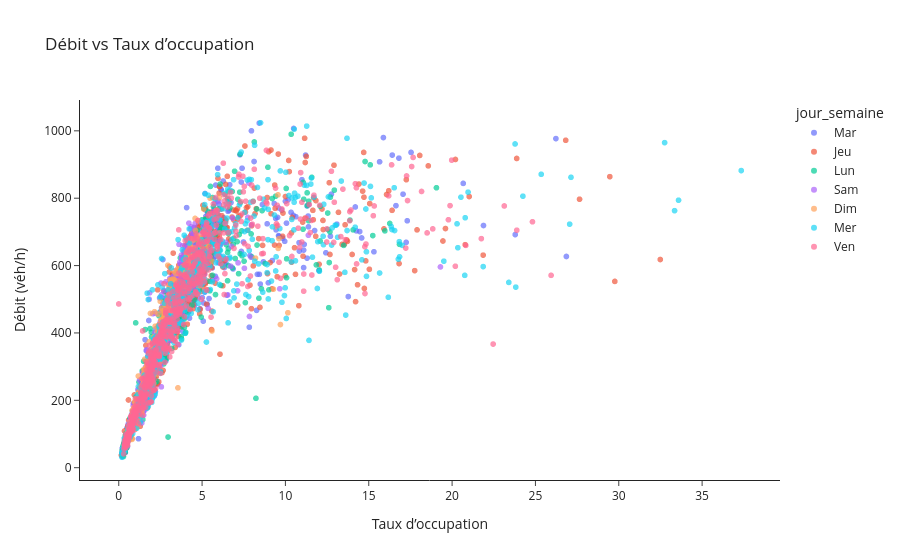

Source (notebook cell):
### Code cell
df_scatter = df_axe.dropna(subset=['Débit horaire','Taux d\'occupation']).copy()
fig = px.scatter(
    df_scatter, x='Taux d\'occupation', y='Débit horaire',
    color='jour_semaine', opacity=0.7,
    title=f"Débit vs Taux d’occupation",
    labels={'Taux d\'occupation':'Taux d’occupation','Débit horaire':'Débit (véh/h)'}
)

fig.update_layout(template='simple_white')
fig.show()

### Figure 1 — Plotly figure (JSON) as saved in the notebook; plotly's stock layout.template omitted (floating-point values rounded to 4 significant figures; data arrays with more than 128 entries replaced by an {"elided": "..."} marker saying what was removed)
{"data": [{"hovertemplate": "jour_semaine=Mar<br>Taux d’occupation=%{x}<br>Débit (véh/h)=%{y}<extra></extra>", "legendgroup": "Mar", "marker": {"color": "#636efa", "opacity": 0.7, "symbol": "circle"}, "mode": "markers", "name": "Mar", "showlegend": true, "type": "scattergl", "x": {"elided": "633 float values"}, "xaxis": "x", "y": {"elided": "633 float values"}, "yaxis": "y"}, {"hovertemplate": "jour_semaine=Jeu<br>Taux d’occupation=%{x}<br>Débit (véh/h)=%{y}<extra></extra>", "legendgroup": "Jeu", "marker": {"color": "#EF553B", "opacity": 0.7, "symbol": "circle"}, "mode": "markers", "name": "Jeu", "showlegend": true, "type": "scattergl", "x": {"elided": "719 float values"}, "xaxis": "x", "y": {"elided": "719 float values"}, "yaxis": "y"}, {"hovertemplate": "jour_semaine=Lun<br>Taux d’occupation=%{x}<br>Débit (véh/h)=%{y}<extra></extra>", "legendgroup": "Lun", "marker": {"color": "#00cc96", "opacity": 0.7, "symbol": "circle"}, "mode": "markers", "name": "Lun", "showlegend": true, "type": "scattergl", "x": {"elided": "696 float values"}, "xaxis": "x", "y": {"elided": "696 float values"}, "yaxis": "y"}, {"hovertemplate": "jour_semaine=Sam<br>Taux d’occupation=%{x}<br>Débit (véh/h)=%{y}<extra></extra>", "legendgroup": "Sam", "marker": {"color": "#ab63fa", "opacity": 0.7, "symbol": "circle"}, "mode": "markers", "name": "Sam", "showlegend": true, "type": "scattergl", "x": {"elided": "686 float values"}, "xaxis": "x", "y": {"elided": "686 float values"}, "yaxis": "y"}, {"hovertemplate": "jour_semaine=Dim<br>Taux d’occupation=%{x}<br>Débit (véh/h)=%{y}<extra></extra>", "legendgroup": "Dim", "marker": {"color": "#FFA15A", "opacity": 0.7, "symbol": "circle"}, "mode": "markers", "name": "Dim", "showlegend": true, "type": "scattergl", "x": {"elided": "686 float values"}, "xaxis": "x", "y": {"elided": "686 float values"}, "yaxis": "y"}, {"hovertemplate": "jour_semaine=Mer<br>Taux d’occupation=%{x}<br>Débit (véh/h)=%{y}<extra></extra>", "legendgroup": "Mer", "marker": {"color": "#19d3f3", "opacity": 0.7, "symbol": "circle"}, "mode": "markers", "name": "Mer", "showlegend": true, "type": "scattergl", "x": {"elided": "688 float values"}, "xaxis": "x", "y": {"elided": "688 float values"}, "yaxis": "y"}, {"hovertemplate": "jour_semaine=Ven<br>Taux d’occupation=%{x}<br>Débit (véh/h)=%{y}<extra></extra>", "legendgroup": "Ven", "marker": {"color": "#FF6692", "opacity": 0.7, "symbol": "circle"}, "mode": "markers", "name": "Ven", "showlegend": true, "type": "scattergl", "x": {"elided": "661 float values"}, "xaxis": "x", "y": {"elided": "661 float values"}, "yaxis": "y"}], "layout": {"legend": {"title": {"text": "jour_semaine"}, "tracegroupgap": 0}, "title": {"text": "Débit vs Taux d’occupation"}, "xaxis": {"anchor": "y", "domain": [0, 1], "title": {"text": "Taux d’occupation"}}, "yaxis": {"anchor": "x", "domain": [0, 1], "title": {"text": "Débit (véh/h)"}}}}
